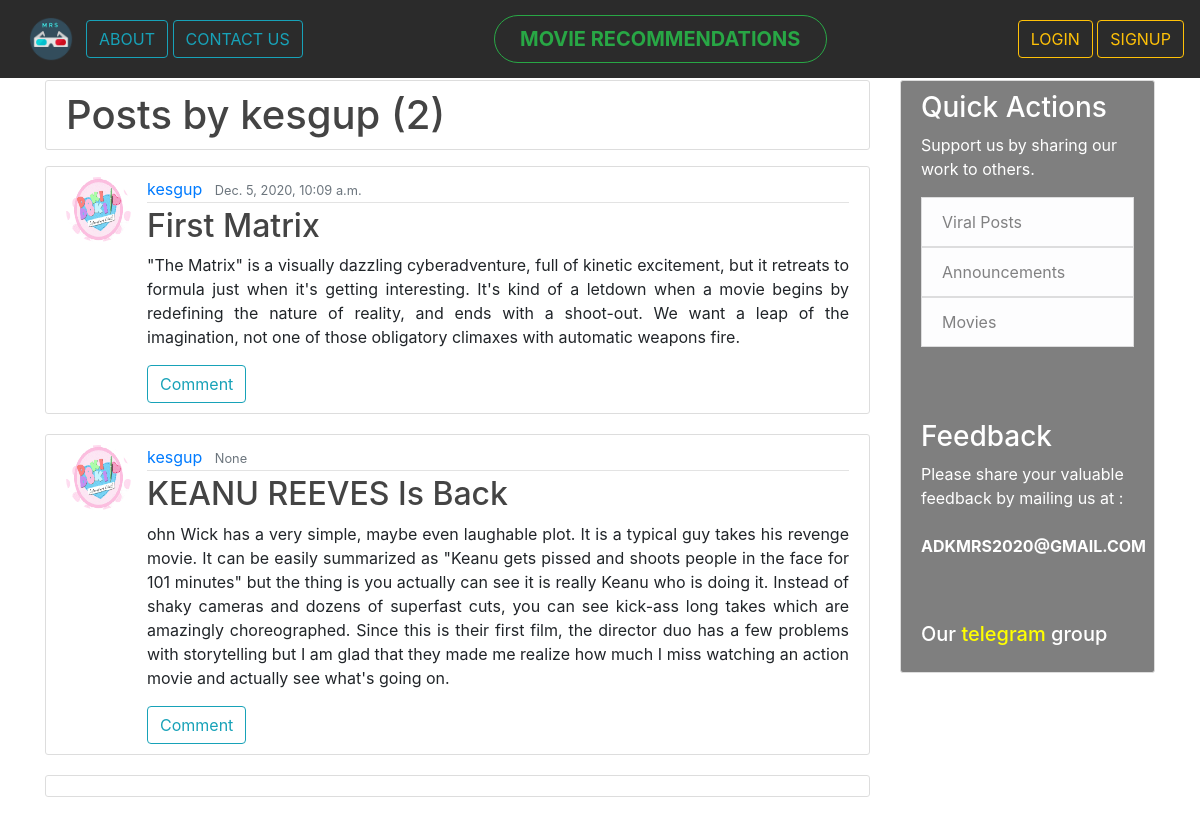
The app's page /user/kesgup with its own data.
### blog/models.py (models this page shows, shortened)
class post(models.Model):
    title =models.CharField(max_length=77)
    content = models.TextField()
    date_posted = models.DateTimeField(default=timezone.now)
    author = models.ForeignKey(User, on_delete=models.CASCADE)

### user/models.py (models this page shows, shortened)
class Profile(models.Model):
    user = models.OneToOneField(User, on_delete=models.CASCADE)
    image = models.ImageField(default='default.jpg', upload_to='profile_pics')

### blog/views.py (the view)
# urls.py: path('user/<str:username>', UserPostListView.as_view(), name='user-posts'),
class UserPostListView(ListView):
    model = post
    template_name = 'blog/user_posts.html'  # <app>/<model>_<viewtype>.html
    context_object_name = 'posts'
    paginate_by = 4
    def get_queryset(self):
        user = get_object_or_404(User, username=self.kwargs.get('username'))
        return post.objects.filter(author=user).order_by('-date_posted')

### blog/templates/blog/user_posts.html (shortened to what this page needs)
{% extends "blog/base.html" %}
{% block content %}
    <h1 class="media content-section mb-3">Posts by {{ view.kwargs.username }} ({{ page_obj.paginator.count }})</h1>
    {% for post in posts %}
        <article class="media content-section">
          <img class="rounded-circle article-img" src="{{ post.author.profile.image.url }}">
          <div class="media-body">
            <div class="article-metadata">
              <a class="mr-2" href="{% url 'user-posts' post.author.username %}">{{ post.author }}</a>
              <small class="text-muted">{{ post.date_posted }}</small>
            </div>
            <h2><a class="wrapword article-title" href="{% url 'post-detail' post.id %}">{{ post.title }}</a></h2>
            <p class="wrapword article-content">{{ post.content }}</p>
              <a class="article-title" href="{% url 'post-detail' post.id %}"><button type="submit" class="btn btn-outline-info"> Comment </button></a>
          </div>
        </article>
    {% endfor %}
    <div class="media content-section">
</div>
{% endblock content %}

### records on screen
post: author.profile.image (picture), author "kesgup", date_posted "Dec. 5, 2020, 10:09 a.m.", title "First Matrix", content "\"The Matrix\" is a visually dazzling cyberadventure, full of kinetic excitement, but it retreats to formula just when it's getting interesting. It's kind of a letdown when a movie begins by redefining the nature of reality, and ends with a shoot-out. We want a leap of the imagination, not one of those obligatory climaxes with automatic weapons fire."
post: author.profile.image (picture), author "kesgup", date_posted "None", title "KEANU REEVES Is Back", content "ohn Wick has a very simple, maybe even laughable plot. It is a typical guy takes his revenge movie. It can be easily summarized as \"Keanu gets pissed and shoots people in the face for 101 minutes\" but the thing is you actually can see it is really Keanu who is doing it. Instead of shaky cameras and dozens of superfast cuts, you can see kick-ass long takes which are amazingly choreographed. Since this is their first film, the director duo has a few problems with storytelling but I am glad that they made me realize how much I miss watching an action movie and actually see what's going on."

### other values on screen
{{ view.kwargs.username }} "kesgup"
{{ page_obj.paginator.count }} "2"
